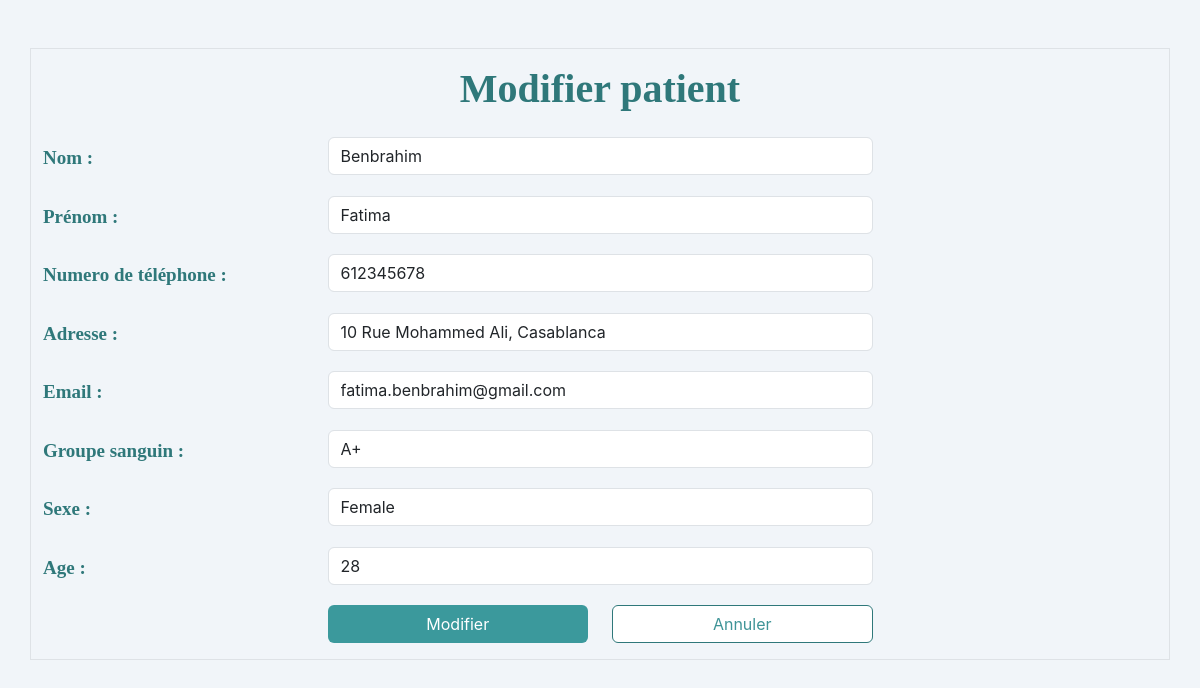
The page /modificationPatient.php?id=1 on the database its author committed.
### tables this page shows
CREATE TABLE Patient (
    IdPatient INT AUTO_INCREMENT NOT NULL,
    NomPatient VARCHAR(50) NOT NULL,
    PrenomPatient VARCHAR(50) NOT NULL,
    TelePatient INT NOT NULL,
    EmailPatient VARCHAR(50) NOT NULL,
    AdressePatient VARCHAR(50) NOT NULL,
    GroupeSanguin VARCHAR(50) NOT NULL,
    Sexe VARCHAR(50) NOT NULL,
    AgePatient INT NOT NULL,
    Image BLOB,
    PRIMARY KEY (IdPatient)
);

### modificationPatient.php (the view, shortened to what this page needs)
<?php
include "connection.php";
if ($_SERVER['REQUEST_METHOD'] == 'GET') {
    $id = $_GET["id"];
    $query = "SELECT * FROM Patient WHERE IdPatient = :id";
    $stmt = $pdo->prepare($query);
    $stmt->bindParam(':id', $id);
    $stmt->execute();
    $row = $stmt->fetch(PDO::FETCH_ASSOC);
    $nom = $row["NomPatient"];
    $prenom = $row["PrenomPatient"];
    $tele = $row["TelePatient"];
    $adresse = $row["AdressePatient"];
    $email = $row["EmailPatient"];
    $gs = $row["GroupeSanguin"];
    $sexe = $row["Sexe"];
    $age = $row["AgePatient"];
}
?>
<!DOCTYPE html>
<html lang="en">
<head>
    <link href="https://cdn.jsdelivr.net/npm/bootstrap@5.3.0-alpha3/dist/css/bootstrap.min.css" rel="stylesheet">
<link rel="stylesheet" href="css/index.css">
</head>
<body>
   <div class="page">
            <div class="container my-5">
               <fieldset class="row border">
               <div class="titre">
               <h1>Modifier patient</h1>
               </div>
               <form method="post">
                  <div class="row mb-3">
                     <label class="col-sm-3 col-form-label">Nom :</label>
                     <div class="col-sm-6">
                        <input type="text" class="form-control"  name="nom" value="<?php echo $nom ?>">
                     </div>
                  </div>
                  <div class="row mb-3">
                     <label class="col-sm-3 col-form-label">Prénom :</label>
                     <div class="col-sm-6">
                        <input type="text" class="form-control" name="prenom" value="<?php echo $prenom?>">
                     </div>
                  </div>
                  <div class="row mb-3">
                     <label class="col-sm-3 col-form-label">Numero de téléphone :</label>
                     <div class="col-sm-6">
                        <input type="text" class="form-control" name="tele" value="<?php echo $tele?>">
                     </div>
                  </div>
                  <div class="row mb-3">
                     <label class="col-sm-3 col-form-label">Adresse :</label>
                     <div class="col-sm-6">
                        <input type="text" class="form-control" name="adresse" value="<?php echo $adresse?>">
                     </div>
                  </div>
                  <div class="row mb-3">
                     <label class="col-sm-3 col-form-label">Email :</label>
                     <div class="col-sm-6">
                        <input type="email" class="form-control" name="email" value="<?php echo $email?>">
                     </div>
                  </div>
                  <div class="row mb-3">
                     <label class="col-sm-3 col-form-label">Groupe sanguin :</label>
                     <div class="col-sm-6">
                        <input type="text" class="form-control" name="gs" value="<?php echo $gs?>">
                     </div>
                  </div>
                  <div class="row mb-3">
                     <label class="col-sm-3 col-form-label">Sexe :</label>
                     <div class="col-sm-6">
                        <input type="text" class="form-control" name="sexe" value="<?php echo $sexe?>">
                     </div>
                  </div>
                  <div class="row mb-3">
                     <label class="col-sm-3 col-form-label">Age :</label>
                     <div class="col-sm-6">
                        <input type="text" class="form-control" name="age" value="<?php echo $age?>">
                     </div>
                  </div>
                  <div class="row mb-3">
                     <div class="offset-sm-3 col-sm-3 d-grid">
                        <button type="submit" href="indexInfo.php?id=<?php echo $_GET['id']?>" class="btn" style="background-color:#3b999c;
                            color:#ffff">Modifier</button>
                     </div>
                     <div class="col-sm-3 d-grid">
                        <a class="btn " style=" background-color:#ffff; color:#3f9497" href="indexInfo.php?id=<?php echo $_GET['id']?>" role="button">Annuler</a>
                     </div>
                  </div>
               </form>
               </fieldset>
            </div>
  </div>
</body>
</html>

### css/index.css (style rules this page uses)
:root { --main-color: #2f787a; --second-color: #7facad; }
* { box-sizing: border-box; font-family: 'Inter', sans-serif; }
body { margin: 0; }
a { text-decoration: none; }
.page { display: flex; background-color: #f1f5f9; min-height: 100vh; }
input { border: none; outline: none; background: none; }
.col-sm-3 a { color: #2f787a; border-color: #2f787a; }
.titre h1 { text-align: center; font-weight: 700; box-sizing: border-box; font-family: 'PT Sans'; font-size: 40px; font-style: inherit; line-height: 2; color: #2f787a; }
.row label { font-weight: 600; box-sizing: border-box; font-family: 'PT Sans'; font-size: 19px; font-style: inherit; color: #2f787a; }

### rows shown on the page
patient: nom "Benbrahim", prenom "Fatima", tele "612345678", adresse "10 Rue Mohammed Ali, Casablanca", email "fatima.benbrahim@gmail.com", gs "A+", sexe "Female", age "28"
